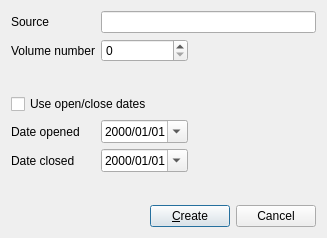
<?xml version="1.0" encoding="UTF-8"?>
<ui version="4.0">
 <class>Dialog</class>
 <widget class="QDialog" name="Dialog">
  <property name="geometry">
   <rect>
    <x>0</x>
    <y>0</y>
    <width>327</width>
    <height>238</height>
   </rect>
  </property>
  <property name="windowTitle">
   <string>New Volume</string>
  </property>
  <layout class="QVBoxLayout" name="verticalLayout_2">
   <item>
    <layout class="QVBoxLayout" name="verticalLayout">
     <item>
      <layout class="QGridLayout" name="gridLayout">
       <item row="5" column="0">
        <widget class="QLabel" name="dClosedLabel">
         <property name="text">
          <string>Date closed</string>
         </property>
         <property name="buddy">
          <cstring>dClosedEdit</cstring>
         </property>
        </widget>
       </item>
       <item row="4" column="1">
        <widget class="QDateEdit" name="dOpenedEdit">
         <property name="displayFormat">
          <string>yyyy/MM/dd</string>
         </property>
         <property name="calendarPopup">
          <bool>true</bool>
         </property>
        </widget>
       </item>
       <item row="3" column="0" colspan="2">
        <widget class="QCheckBox" name="useDateCheck">
         <property name="text">
          <string>Use open/close dates</string>
         </property>
        </widget>
       </item>
       <item row="5" column="1">
        <widget class="QDateEdit" name="dClosedEdit">
         <property name="displayFormat">
          <string>yyyy/MM/dd</string>
         </property>
         <property name="calendarPopup">
          <bool>true</bool>
         </property>
        </widget>
       </item>
       <item row="0" column="0">
        <widget class="QLabel" name="label">
         <property name="text">
          <string>Source</string>
         </property>
         <property name="buddy">
          <cstring>sourceName</cstring>
         </property>
        </widget>
       </item>
       <item row="1" column="0">
        <widget class="QLabel" name="label_2">
         <property name="text">
          <string>Volume number</string>
         </property>
         <property name="buddy">
          <cstring>volNumSpin</cstring>
         </property>
        </widget>
       </item>
       <item row="4" column="0">
        <widget class="QLabel" name="dOpenedLabel">
         <property name="text">
          <string>Date opened</string>
         </property>
         <property name="buddy">
          <cstring>dOpenedEdit</cstring>
         </property>
        </widget>
       </item>
       <item row="1" column="1">
        <widget class="QSpinBox" name="volNumSpin"/>
       </item>
       <item row="2" column="0">
        <spacer name="verticalSpacer">
         <property name="orientation">
          <enum>Qt::Vertical</enum>
         </property>
         <property name="sizeType">
          <enum>QSizePolicy::Expanding</enum>
         </property>
         <property name="sizeHint" stdset="0">
          <size>
           <width>20</width>
           <height>40</height>
          </size>
         </property>
        </spacer>
       </item>
       <item row="1" column="2">
        <spacer name="horizontalSpacer_2">
         <property name="orientation">
          <enum>Qt::Horizontal</enum>
         </property>
         <property name="sizeHint" stdset="0">
          <size>
           <width>40</width>
           <height>20</height>
          </size>
         </property>
        </spacer>
       </item>
       <item row="0" column="1" colspan="2">
        <widget class="QLineEdit" name="sourceName">
         <property name="readOnly">
          <bool>true</bool>
         </property>
        </widget>
       </item>
      </layout>
     </item>
     <item>
      <spacer name="verticalSpacer_2">
       <property name="orientation">
        <enum>Qt::Vertical</enum>
       </property>
       <property name="sizeHint" stdset="0">
        <size>
         <width>20</width>
         <height>40</height>
        </size>
       </property>
      </spacer>
     </item>
     <item>
      <layout class="QHBoxLayout" name="horizontalLayout">
       <item>
        <spacer name="horizontalSpacer">
         <property name="orientation">
          <enum>Qt::Horizontal</enum>
         </property>
         <property name="sizeHint" stdset="0">
          <size>
           <width>40</width>
           <height>20</height>
          </size>
         </property>
        </spacer>
       </item>
       <item>
        <widget class="QPushButton" name="createButton">
         <property name="text">
          <string>&amp;Create</string>
         </property>
        </widget>
       </item>
       <item>
        <widget class="QPushButton" name="cancelButton">
         <property name="text">
          <string>Cancel</string>
         </property>
        </widget>
       </item>
      </layout>
     </item>
    </layout>
   </item>
  </layout>
 </widget>
 <resources/>
 <connections/>
</ui>
